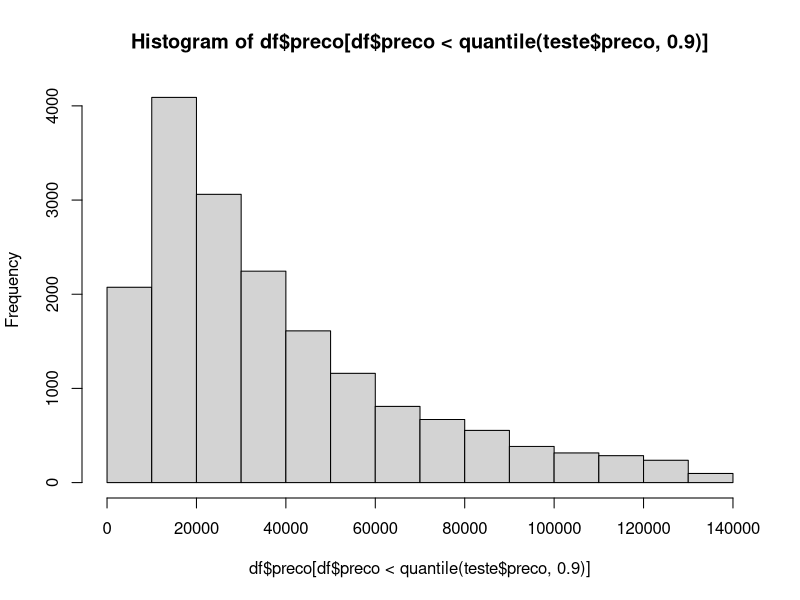

The R script that drew this image:
df <- read.csv("fipe_transformada.csv", sep = ",", encoding = "UTF-8")
View(df)

df$veiculo <- as.factor(df$veiculo)
df$marca <- as.factor(df$marca)
df$nome <- as.factor(df$nome)
df$cambio <- as.factor(df$cambio)
df$cilindradas <- as.factor(df$cilindradas)
df$combustivel <- as.factor(df$combustivel)
df$ano <- as.factor(df$ano)
str(df)

# 70% para treinamento e 30% para teste
length(df$marca)*0.7

treino = df[1:13698,]
teste = df[3699:19569,]

sample(1:6,2)

sample(1:19569,13698) # 13698 são 70% do df, 19569 é o tamanho do df
linhas <- sample(1:length(df$marca), length(df$marca)*0.7)

set.seed(100)

df$veiculo <- NULL

treino = df[linhas,]
View(treino)

teste = df[-linhas,]
View(teste)

length(treino$marca)+length(teste$marca)

### Criar modelo ###

library(rpart)
modelo <- rpart(preco ~ ., data = treino, control=rpart.control(cp=0))
View(modelo)

teste$previsao <- predict(modelo, teste)
View(teste)

### Análise de resultados ###
teste$P <- round(teste$previsao/teste$preco, 2)
teste$P <- teste$P-1
teste$P <- abs(teste$P)
R_1 <- summary(teste$P)
R_1


summary(treino$preco)

quantile(df$preco,0.9)

hist(df$preco[df$preco< quantile(teste$preco,0.9)], breaks=10)

R_Final_1 <- summary(teste$P[teste$preco > 10000 & teste$preco < 70000])
R_1
R_Final_1




